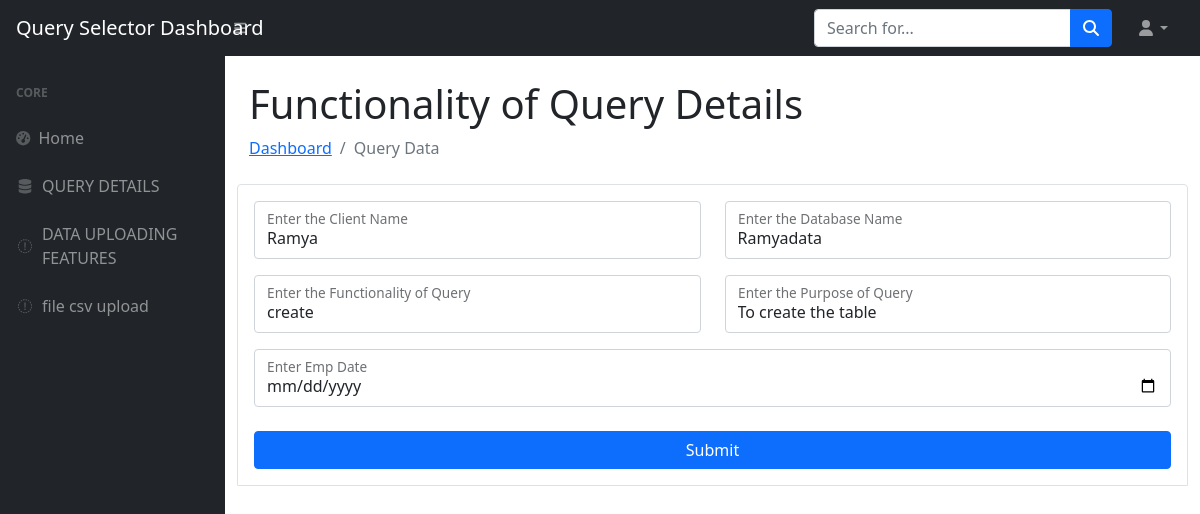
Page /edit/25 on the committed database.
### crud/models.py (models this page shows)
class Member(models.Model):
    firstname = models.CharField(max_length=40, blank=False)
    lastname = models.CharField(max_length=40, blank=False)
    mobile_number = models.CharField(max_length=10, blank=True)
    description = models.TextField(max_length=255, blank=False)
    location = models.TextField(max_length=255, blank=False)
    date = models.DateField('%m/%d/%Y')
    created_at = models.DateTimeField('%m/%d/%Y %H:%M:%S')
    updated_at = models.DateTimeField('%m/%d/%Y %H:%M:%S')

### crud/views.py (the view)
# urls.py: path('edit/<int:id>', views.edit, name='edit'),
def edit(request, id):
    members = Member.objects.get(id=id)
    context = {'members': members}
    return render(request, 'edit.html', context)

### templates/edit.html (shortened to what this page needs)
{% extends 'layout/app.html' %}
{% load static %}
{% block body %}
    <div class="container-fluid px-4">
        <h1 class="mt-4">Functionality of Query Details</h1>
        <ol class="breadcrumb mb-4">
            <li class="breadcrumb-item"><a href="/">Dashboard</a></li>
            <li class="breadcrumb-item active">Query Data</li>
        </ol>
        <div class="bd-example">
            <form action="update/{{ members.id }}" method="POST">
                <div class="row mb-3">
                    <div class="col">
                        <div class="form-floating mb-3 mb-md-0">
                            <input class="form-control" id="inputFirstName" type="text" value="{{ members.firstname }}" name="firstname" placeholder="Enter the Client Name"/>
                            <label for="inputFirstName">Enter the Client Name</label>
                        </div>
                    </div>
                    <div class="col">
                        <div class="form-floating">
                            <input class="form-control" id="inputLastName" type="text" value="{{ members.lastname }}" name="lastname" placeholder="Enter the Database Name"/>
                            <label for="inputLastName">Enter the Database Name</label>
                        </div>
                    </div>
                </div>
                <div class="row mb-3">
                    <div class="col">
                        <div class="form-floating mb-3 mb-md-0">
                            <input class="form-control" name="description" type="text"  value="{{ members.description }}" placeholder="Enter the Functionality of Query" id="inputdescription" required>
                            <label for="inputdescription">Enter the Functionality of Query</label>
                        </div>
                    </div>
                    <div class="col">
                        <div class="form-floating">
                            <input class="form-control" name="mobile_number"  type="tel" value="{{ members.mobile_number }}" placeholder="Enter the Purpose of Query" id="inputMobile">
                            <label for="inputMobile">Enter the Purpose of Query</label>
                        </div>
                    </div>
                </div>
                <div class="row mb-3">
                    <div class="col">
                        <div class="form-floating mb-3 mb-md-0">
                            <input class="form-control" type="date" name="date" value="{{ members.date }}" id="dateInput">
                            <label for="dateInput">Enter Emp Date</label>
                        </div>
                    </div>
                </div>
                <div class="mt-4 mb-0">
                    <div class="d-grid"><button class="btn btn-primary btn-block" type="submit">Submit</button></div>
                </div>
            </form>
        </div>
    </div>
{% endblock %}

### templates/edit.html (style rules this page uses)
.bd-example { padding: 1.5rem; margin-right: 0; margin-left: 0; border-width: 1px; border-top-left-radius: .25rem; border-top-right-radius: .25rem; }
.bd-example { position: relative; padding: 1rem; margin: 1rem -.75rem 0; border: solid #dee2e6; border-width: 1px; }

### rows in the picture
Member: firstname "Ramya", lastname "Ramyadata", description "create", mobile_number "To create the table"
